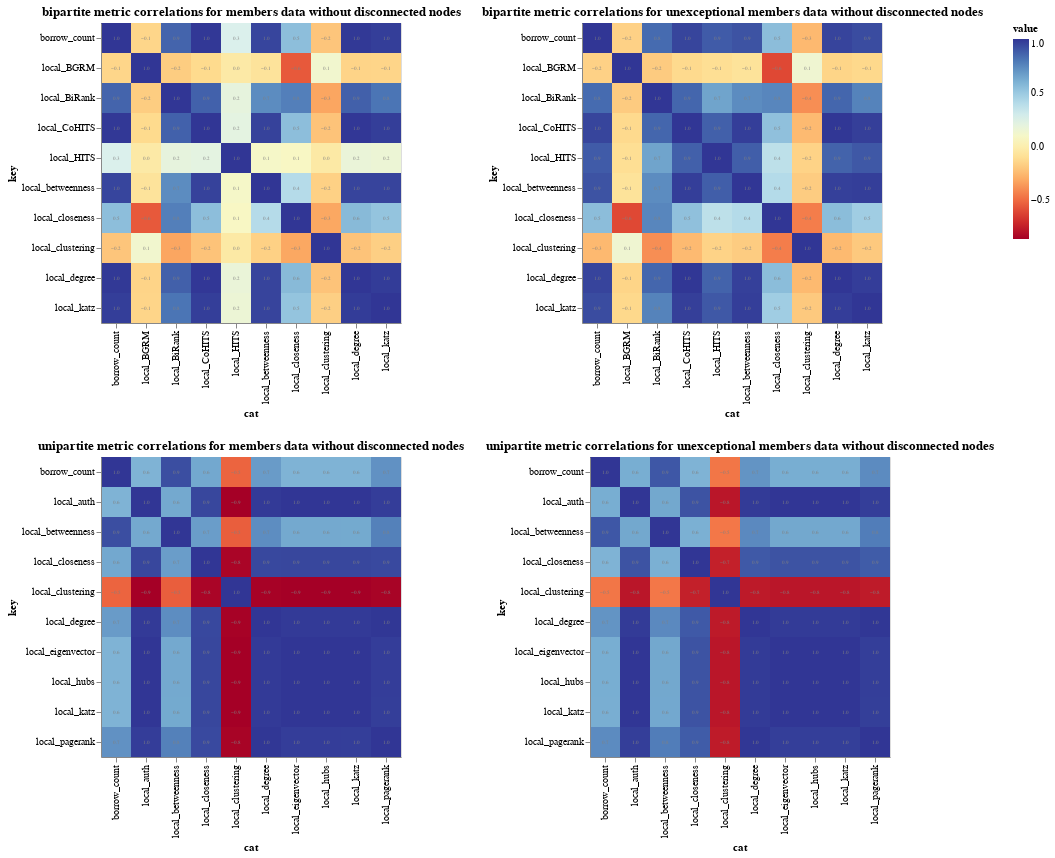

Here is the notebook cell this chart was saved with:
### Markdown cell above
#### Correlations Between Unipartite and Bipartite Graph Metrics

### Code cell
local_cols = [col for col in all_borrows_members.columns.tolist()
              if 'local' in col]
global_cols = [col for col in all_borrows_members.columns.tolist()
               if 'global' in col]
members_bipartite = all_borrows_members[(
    all_borrows_members.columns[~all_borrows_members.columns.isin(global_cols)])]
unexceptional_members_bipartite = unexceptional_borrows_members[(
    unexceptional_borrows_members.columns[~unexceptional_borrows_members.columns.isin(global_cols)])]
members_chart_bipartite = generate_corr_chart(
    members_bipartite[(members_bipartite.component == 0)], 'bipartite metric correlations for members data without disconnected nodes')
unexceptional_members_chart_bipartite = generate_corr_chart(
    unexceptional_members_bipartite[(unexceptional_members_bipartite.component == 0)], 'bipartite metric correlations for unexceptional members data without disconnected nodes')

local_cols = [col for col in projected_members.columns.tolist()
              if 'local' in col]
global_cols = [col for col in projected_members.columns.tolist()
               if 'global' in col]
members_unipartite = projected_members[(
    projected_members.columns[~projected_members.columns.isin(global_cols)])]
unexceptional_members_unipartite = unexceptional_projected_members[(
    unexceptional_projected_members.columns[~unexceptional_projected_members.columns.isin(global_cols)])]
members_chart_unipartite = generate_corr_chart(
    members_unipartite.loc[members_unipartite.component == 0], 'unipartite metric correlations for members data without disconnected nodes')
unexceptional_members_chart_unipartite = generate_corr_chart(
    unexceptional_members_unipartite.loc[unexceptional_members_unipartite.component == 0], 'unipartite metric correlations for unexceptional members data without disconnected nodes')

alt.vconcat(
    alt.hconcat(*[members_chart_bipartite, unexceptional_members_chart_bipartite]),
    alt.hconcat(*[members_chart_unipartite, unexceptional_members_chart_unipartite])
)

### Figure 1 — Vega-Lite specification as saved in the notebook (floating-point values rounded to 4 significant figures)
{"config": {"view": {"continuousWidth": 400, "continuousHeight": 300}}, "vconcat": [{"hconcat": [{"layer": [{"mark": "rect", "encoding": {"color": {"type": "quantitative", "field": "value", "scale": {"scheme": "redyellowblue"}}, "x": {"type": "nominal", "field": "cat"}, "y": {"type": "nominal", "field": "key"}}, "height": 300, "title": "bipartite metric correlations for members data without disconnected nodes", "transform": [{"fold": ["local_degree", "local_clustering", "local_closeness", "local_betweenness", "local_katz", "local_HITS", "local_CoHITS", "local_BiRank", "local_BGRM", "borrow_count"]}], "width": 300}, {"mark": {"type": "text", "color": "grey", "size": 5}, "encoding": {"text": {"type": "quantitative", "field": "value", "format": "0.1f"}, "x": {"type": "nominal", "field": "cat"}, "y": {"type": "nominal", "field": "key"}}, "height": 300, "title": "bipartite metric correlations for members data without disconnected nodes", "transform": [{"fold": ["local_degree", "local_clustering", "local_closeness", "local_betweenness", "local_katz", "local_HITS", "local_CoHITS", "local_BiRank", "local_BGRM", "borrow_count"]}], "width": 300}], "data": {"name": "data-6e1a92c06bdb78705737701349e75b59"}}, {"layer": [{"mark": "rect", "encoding": {"color": {"type": "quantitative", "field": "value", "scale": {"scheme": "redyellowblue"}}, "x": {"type": "nominal", "field": "cat"}, "y": {"type": "nominal", "field": "key"}}, "height": 300, "title": "bipartite metric correlations for unexceptional members data without disconnected nodes", "transform": [{"fold": ["local_degree", "local_clustering", "local_closeness", "local_betweenness", "local_katz", "local_HITS", "local_CoHITS", "local_BiRank", "local_BGRM", "borrow_count"]}], "width": 300}, {"mark": {"type": "text", "color": "grey", "size": 5}, "encoding": {"text": {"type": "quantitative", "field": "value", "format": "0.1f"}, "x": {"type": "nominal", "field": "cat"}, "y": {"type": "nominal", "field": "key"}}, "height": 300, "title": "bipartite metric correlations for unexceptional members data without disconnected nodes", "transform": [{"fold": ["local_degree", "local_clustering", "local_closeness", "local_betweenness", "local_katz", "local_HITS", "local_CoHITS", "local_BiRank", "local_BGRM", "borrow_count"]}], "width": 300}], "data": {"name": "data-b2dd783681ef9b9385f2bb793901a6fb"}}]}, {"hconcat": [{"layer": [{"mark": "rect", "encoding": {"color": {"type": "quantitative", "field": "value", "scale": {"scheme": "redyellowblue"}}, "x": {"type": "nominal", "field": "cat"}, "y": {"type": "nominal", "field": "key"}}, "height": 300, "title": "unipartite metric correlations for members data without disconnected nodes", "transform": [{"fold": ["local_pagerank", "local_hubs", "local_auth", "local_degree", "local_eigenvector", "local_closeness", "local_betweenness", "local_clustering", "local_katz", "borrow_count"]}], "width": 300}, {"mark": {"type": "text", "color": "grey", "size": 5}, "encoding": {"text": {"type": "quantitative", "field": "value", "format": "0.1f"}, "x": {"type": "nominal", "field": "cat"}, "y": {"type": "nominal", "field": "key"}}, "height": 300, "title": "unipartite metric correlations for members data without disconnected nodes", "transform": [{"fold": ["local_pagerank", "local_hubs", "local_auth", "local_degree", "local_eigenvector", "local_closeness", "local_betweenness", "local_clustering", "local_katz", "borrow_count"]}], "width": 300}], "data": {"name": "data-5f9f61709f433ad364c2e25b529f8165"}}, {"layer": [{"mark": "rect", "encoding": {"color": {"type": "quantitative", "field": "value", "scale": {"scheme": "redyellowblue"}}, "x": {"type": "nominal", "field": "cat"}, "y": {"type": "nominal", "field": "key"}}, "height": 300, "title": "unipartite metric correlations for unexceptional members data without disconnected nodes", "transform": [{"fold": ["local_pagerank", "local_hubs", "local_auth", "local_degree", "local_eigenvector", "local_closeness", "local_betweenness", "local_clustering", "local_katz", "borrow_count"]}], "width": 300}, {"mark": {"type": "text", "color": "grey", "size": 5}, "encoding": {"text": {"type": "quantitative", "field": "value", "format": "0.1f"}, "x": {"type": "nominal", "field": "cat"}, "y": {"type": "nominal", "field": "key"}}, "height": 300, "title": "unipartite metric correlations for unexceptional members data without disconnected nodes", "transform": [{"fold": ["local_pagerank", "local_hubs", "local_auth", "local_degree", "local_eigenvector", "local_closeness", "local_betweenness", "local_clustering", "local_katz", "borrow_count"]}], "width": 300}], "data": {"name": "data-e5e8c37d68e6e91635d5bd5199e61f7b"}}]}], "$schema": "https://vega.github.io/schema/vega-lite/v4.8.1.json", "datasets": {"data-6e1a92c06bdb78705737701349e75b59": [{"local_degree": 1.0, "local_clustering": -0.2122, "local_closeness": 0.5646, "local_betweenness": 0.9577, "local_katz": 0.9832, "local_HITS": 0.1714, "local_CoHITS": 0.996, "local_BiRank": 0.8749, "local_BGRM": -0.1477, "borrow_count": 0.9914, "cat": "local_degree"}, {"local_degree": -0.2122, "local_clustering": 1.0, "local_closeness": -0.314, "local_betweenness": -0.1609, "local_katz": -0.1666, "local_HITS": -0.03386, "local_CoHITS": -0.2137, "local_BiRank": -0.3182, "local_BGRM": 0.1251, "borrow_count": -0.2054, "cat": "local_clustering"}, {"local_degree": 0.5646, "local_clustering": -0.314, "local_closeness": 1.0, "local_betweenness": 0.405, "local_katz": 0.5208, "local_HITS": 0.08427, "local_CoHITS": 0.5462, "local_BiRank": 0.7762, "local_BGRM": -0.5527, "borrow_count": 0.5468, "cat": "local_closeness"}, {"local_degree": 0.9577, "local_clustering": -0.1609, "local_closeness": 0.405, "local_betweenness": 1.0, "local_katz": 0.9584, "local_HITS": 0.1013, "local_CoHITS": 0.9653, "local_BiRank": 0.7342, "local_BGRM": -0.07229, "borrow_count": 0.9537, "cat": "local_betweenness"}, {"local_degree": 0.9832, "local_clustering": -0.1666, "local_closeness": 0.5208, "local_betweenness": 0.9584, "local_katz": 1.0, "local_HITS": 0.1563, "local_CoHITS": 0.9751, "local_BiRank": 0.8101, "local_BGRM": -0.1465, "borrow_count": 0.977, "cat": "local_katz"}, {"local_degree": 0.1714, "local_clustering": -0.03386, "local_closeness": 0.08427, "local_betweenness": 0.1013, "local_katz": 0.1563, "local_HITS": 1.0, "local_CoHITS": 0.2096, "local_BiRank": 0.1917, "local_BGRM": -0.03231, "borrow_count": 0.2616, "cat": "local_HITS"}, {"local_degree": 0.996, "local_clustering": -0.2137, "local_closeness": 0.5462, "local_betweenness": 0.9653, "local_katz": 0.9751, "local_HITS": 0.2096, "local_CoHITS": 1.0, "local_BiRank": 0.8704, "local_BGRM": -0.1238, "borrow_count": 0.9947, "cat": "local_CoHITS"}, {"local_degree": 0.8749, "local_clustering": -0.3182, "local_closeness": 0.7762, "local_betweenness": 0.7342, "local_katz": 0.8101, "local_HITS": 0.1917, "local_CoHITS": 0.8704, "local_BiRank": 1.0, "local_BGRM": -0.1768, "borrow_count": 0.8623, "cat": "local_BiRank"}, {"local_degree": -0.1477, "local_clustering": 0.1251, "local_closeness": -0.5527, "local_betweenness": -0.07229, "local_katz": -0.1465, "local_HITS": -0.03231, "local_CoHITS": -0.1238, "local_BiRank": -0.1768, "local_BGRM": 1.0, "borrow_count": -0.1421, "cat": "local_BGRM"}, {"local_degree": 0.9914, "local_clustering": -0.2054, "local_closeness": 0.5468, "local_betweenness": 0.9537, "local_katz": 0.977, "local_HITS": 0.2616, "local_CoHITS": 0.9947, "local_BiRank": 0.8623, "local_BGRM": -0.1421, "borrow_count": 1.0, "cat": "borrow_count"}], "data-b2dd783681ef9b9385f2bb793901a6fb": [{"local_degree": 1.0, "local_clustering": -0.2488, "local_closeness": 0.5509, "local_betweenness": 0.969, "local_katz": 0.9785, "local_HITS": 0.8654, "local_CoHITS": 0.9976, "local_BiRank": 0.857, "local_BGRM": -0.1469, "borrow_count": 0.9573, "cat": "local_degree"}, {"local_degree": -0.2488, "local_clustering": 1.0, "local_closeness": -0.443, "local_betweenness": -0.1787, "local_katz": -0.1917, "local_HITS": -0.1521, "local_CoHITS": -0.2474, "local_BiRank": -0.3902, "local_BGRM": 0.1389, "borrow_count": -0.2504, "cat": "local_clustering"}, {"local_degree": 0.5509, "local_clustering": -0.443, "local_closeness": 1.0, "local_betweenness": 0.4094, "local_katz": 0.4807, "local_HITS": 0.3752, "local_CoHITS": 0.5364, "local_BiRank": 0.752, "local_BGRM": -0.604, "borrow_count": 0.5488, "cat": "local_closeness"}, {"local_degree": 0.969, "local_clustering": -0.1787, "local_closeness": 0.4094, "local_betweenness": 1.0, "local_katz": 0.9767, "local_HITS": 0.8809, "local_CoHITS": 0.9748, "local_BiRank": 0.7347, "local_BGRM": -0.07558, "borrow_count": 0.9143, "cat": "local_betweenness"}, {"local_degree": 0.9785, "local_clustering": -0.1917, "local_closeness": 0.4807, "local_betweenness": 0.9767, "local_katz": 1.0, "local_HITS": 0.8993, "local_CoHITS": 0.9733, "local_BiRank": 0.7646, "local_BGRM": -0.1316, "borrow_count": 0.9329, "cat": "local_katz"}, {"local_degree": 0.8654, "local_clustering": -0.1521, "local_closeness": 0.3752, "local_betweenness": 0.8809, "local_katz": 0.8993, "local_HITS": 1.0, "local_CoHITS": 0.8731, "local_BiRank": 0.6518, "local_BGRM": -0.1002, "borrow_count": 0.8889, "cat": "local_HITS"}, {"local_degree": 0.9976, "local_clustering": -0.2474, "local_closeness": 0.5364, "local_betweenness": 0.9748, "local_katz": 0.9733, "local_HITS": 0.8731, "local_CoHITS": 1.0, "local_BiRank": 0.8575, "local_BGRM": -0.1247, "borrow_count": 0.9563, "cat": "local_CoHITS"}, {"local_degree": 0.857, "local_clustering": -0.3902, "local_closeness": 0.752, "local_betweenness": 0.7347, "local_katz": 0.7646, "local_HITS": 0.6518, "local_CoHITS": 0.8575, "local_BiRank": 1.0, "local_BGRM": -0.1845, "borrow_count": 0.8405, "cat": "local_BiRank"}, {"local_degree": -0.1469, "local_clustering": 0.1389, "local_closeness": -0.604, "local_betweenness": -0.07558, "local_katz": -0.1316, "local_HITS": -0.1002, "local_CoHITS": -0.1247, "local_BiRank": -0.1845, "local_BGRM": 1.0, "borrow_count": -0.1589, "cat": "local_BGRM"}, {"local_degree": 0.9573, "local_clustering": -0.2504, "local_closeness": 0.5488, "local_betweenness": 0.9143, "local_katz": 0.9329, "local_HITS": 0.8889, "local_CoHITS": 0.9563, "local_BiRank": 0.8405, "local_BGRM": -0.1589, "borrow_count": 1.0, "cat": "borrow_count"}], "data-5f9f61709f433ad364c2e25b529f8165": [{"local_pagerank": 1.0, "local_hubs": 0.9777, "local_auth": 0.9777, "local_degree": 0.9977, "local_eigenvector": 0.9777, "local_closeness": 0.942, "local_betweenness": 0.7715, "local_clustering": -0.845, "local_katz": 0.9774, "borrow_count": 0.7169, "cat": "local_pagerank"}, {"local_pagerank": 0.9777, "local_hubs": 1.0, "local_auth": 1.0, "local_degree": 0.9881, "local_eigenvector": 1.0, "local_closeness": 0.9492, "local_betweenness": 0.6337, "local_clustering": -0.8585, "local_katz": 1.0, "borrow_count": 0.593, "cat": "local_hubs"}, {"local_pagerank": 0.9777, "local_hubs": 1.0, "local_auth": 1.0, "local_degree": 0.9881, "local_eigenvector": 1.0, "local_closeness": 0.9492, "local_betweenness": 0.6337, "local_clustering": -0.8585, "local_katz": 1.0, "borrow_count": 0.593, "cat": "local_auth"}, {"local_pagerank": 0.9977, "local_hubs": 0.9881, "local_auth": 0.9881, "local_degree": 1.0, "local_eigenvector": 0.9881, "local_closeness": 0.9456, "local_betweenness": 0.7311, "local_clustering": -0.8501, "local_katz": 0.9879, "borrow_count": 0.6813, "cat": "local_degree"}, {"local_pagerank": 0.9777, "local_hubs": 1.0, "local_auth": 1.0, "local_degree": 0.9881, "local_eigenvector": 1.0, "local_closeness": 0.9492, "local_betweenness": 0.6337, "local_clustering": -0.8585, "local_katz": 1.0, "borrow_count": 0.593, "cat": "local_eigenvector"}, {"local_pagerank": 0.942, "local_hubs": 0.9492, "local_auth": 0.9492, "local_degree": 0.9456, "local_eigenvector": 0.9492, "local_closeness": 1.0, "local_betweenness": 0.6759, "local_clustering": -0.8382, "local_katz": 0.9492, "borrow_count": 0.6375, "cat": "local_closeness"}, {"local_pagerank": 0.7715, "local_hubs": 0.6337, "local_auth": 0.6337, "local_degree": 0.7311, "local_eigenvector": 0.6337, "local_closeness": 0.6759, "local_betweenness": 1.0, "local_clustering": -0.5361, "local_katz": 0.6328, "borrow_count": 0.9293, "cat": "local_betweenness"}, {"local_pagerank": -0.845, "local_hubs": -0.8585, "local_auth": -0.8585, "local_degree": -0.8501, "local_eigenvector": -0.8585, "local_closeness": -0.8382, "local_betweenness": -0.5361, "local_clustering": 1.0, "local_katz": -0.8586, "borrow_count": -0.5165, "cat": "local_clustering"}, {"local_pagerank": 0.9774, "local_hubs": 1.0, "local_auth": 1.0, "local_degree": 0.9879, "local_eigenvector": 1.0, "local_closeness": 0.9492, "local_betweenness": 0.6328, "local_clustering": -0.8586, "local_katz": 1.0, "borrow_count": 0.5922, "cat": "local_katz"}, {"local_pagerank": 0.7169, "local_hubs": 0.593, "local_auth": 0.593, "local_degree": 0.6813, "local_eigenvector": 0.593, "local_closeness": 0.6375, "local_betweenness": 0.9293, "local_clustering": -0.5165, "local_katz": 0.5922, "borrow_count": 1.0, "cat": "borrow_count"}], "data-e5e8c37d68e6e91635d5bd5199e61f7b": [{"local_pagerank": 1.0, "local_hubs": 0.9748, "local_auth": 0.9748, "local_degree": 0.9974, "local_eigenvector": 0.9748, "local_closeness": 0.8868, "local_betweenness": 0.7824, "local_clustering": -0.7583, "local_katz": 0.9745, "borrow_count": 0.7369, "cat": "local_pagerank"}, {"local_pagerank": 0.9748, "local_hubs": 1.0, "local_auth": 1.0, "local_degree": 0.986, "local_eigenvector": 1.0, "local_closeness": 0.9131, "local_betweenness": 0.6383, "local_clustering": -0.7767, "local_katz": 1.0, "borrow_count": 0.6166, "cat": "local_hubs"}, {"local_pagerank": 0.9748, "local_hubs": 1.0, "local_auth": 1.0, "local_degree": 0.986, "local_eigenvector": 1.0, "local_closeness": 0.9131, "local_betweenness": 0.6383, "local_clustering": -0.7767, "local_katz": 1.0, "borrow_count": 0.6166, "cat": "local_auth"}, {"local_pagerank": 0.9974, "local_hubs": 0.986, "local_auth": 0.986, "local_degree": 1.0, "local_eigenvector": 0.986, "local_closeness": 0.8938, "local_betweenness": 0.7426, "local_clustering": -0.7632, "local_katz": 0.9858, "borrow_count": 0.7065, "cat": "local_degree"}, {"local_pagerank": 0.9748, "local_hubs": 1.0, "local_auth": 1.0, "local_degree": 0.986, "local_eigenvector": 1.0, "local_closeness": 0.9131, "local_betweenness": 0.6383, "local_clustering": -0.7767, "local_katz": 1.0, "borrow_count": 0.6166, "cat": "local_eigenvector"}, {"local_pagerank": 0.8868, "local_hubs": 0.9131, "local_auth": 0.9131, "local_degree": 0.8938, "local_eigenvector": 0.9131, "local_closeness": 1.0, "local_betweenness": 0.6064, "local_clustering": -0.7385, "local_katz": 0.9134, "borrow_count": 0.5931, "cat": "local_closeness"}, {"local_pagerank": 0.7824, "local_hubs": 0.6383, "local_auth": 0.6383, "local_degree": 0.7426, "local_eigenvector": 0.6383, "local_closeness": 0.6064, "local_betweenness": 1.0, "local_clustering": -0.4597, "local_katz": 0.6373, "borrow_count": 0.9008, "cat": "local_betweenness"}, {"local_pagerank": -0.7583, "local_hubs": -0.7767, "local_auth": -0.7767, "local_degree": -0.7632, "local_eigenvector": -0.7767, "local_closeness": -0.7385, "local_betweenness": -0.4597, "local_clustering": 1.0, "local_katz": -0.7769, "borrow_count": -0.4632, "cat": "local_clustering"}, {"local_pagerank": 0.9745, "local_hubs": 1.0, "local_auth": 1.0, "local_degree": 0.9858, "local_eigenvector": 1.0, "local_closeness": 0.9134, "local_betweenness": 0.6373, "local_clustering": -0.7769, "local_katz": 1.0, "borrow_count": 0.6159, "cat": "local_katz"}, {"local_pagerank": 0.7369, "local_hubs": 0.6166, "local_auth": 0.6166, "local_degree": 0.7065, "local_eigenvector": 0.6166, "local_closeness": 0.5931, "local_betweenness": 0.9008, "local_clustering": -0.4632, "local_katz": 0.6159, "borrow_count": 1.0, "cat": "borrow_count"}]}}
